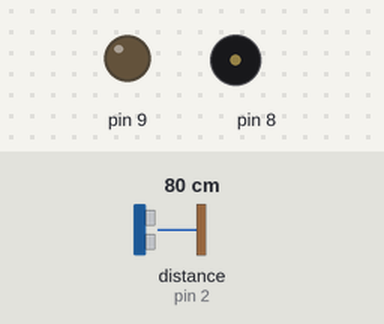
Bench run of a sketch on a simulated Arduino Uno, built with avr-gcc and run on an emulated ATmega328P. On the bench: output pins drawn as LEDs (lit = HIGH), buzzer (waves = sounding). The test bench sets the inputs (shaded band); at power-on: distance to the obstacle (sensor on pin 2) 80 cm. The echo pulse lasts 58.3 µs per cm.

Above: at 2.2 s.
2.3 s: distance to the obstacle (sensor on pin 2) set to 73 cm
At 3.0 s:
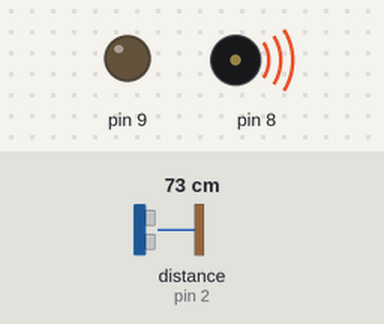
Timing chart, 0 to 9.8 s (numbered marks = the images above; inputs shaded):
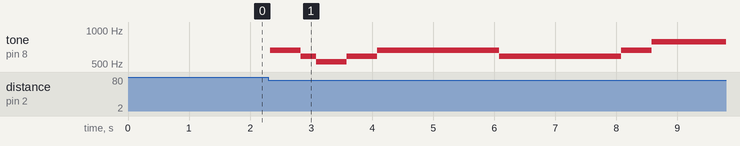

Measured:
- the behaviour switches between 78 and 77 cm on distance to the obstacle (sensor on pin 2) (found by bisection; images 0 and 1)
- after the input at 2.3 s, tone on pin 8: plays 659 Hz for 0.50 s, 587 Hz for 0.25 s, 523 Hz for 0.50 s, 587 Hz for 0.50 s, 659 Hz for 2.0 s, 587 Hz for 2.0 s … (8 notes in this stretch), starting at once

The sketch:

JamesDetector.ino
```cpp
#include "SR04.h" // Need for Ultrasonic Sensor
#include <pitches.h> //Need for Song

//Initialize Ultrasonic Sensor
SR04 ultra = SR04(5, 2); // Echo 5 Trig 2 Ports
long dec; //Value that stores distance in cm

void setup() {
  //Initialize Buzzer Port 8 is Passive and 9 is Active
  pinMode(9, OUTPUT);
  pinMode(8, OUTPUT);
  digitalWrite(9, LOW);
  // Begin Serial (Mainly Needed for Debugging)
  Serial.begin(9600);
  //Delay to avoid instant beeping
  delay(1000);
  dec = ultra.Distance(); //Initialize the distance to the wall
}

long check;

void loop() {
  //Check the distance at every loop instance
  check = ultra.Distance();
  if (dec - check >= 3) { // If there is a difference in the wall and current Sensor reading (error +3)
    while (1) { //Repeat the Beeping till reset
      //Choose between active and passive beeping
        // activeBeeping();
        passiveBeeping();
    }
  } else if (check - dec >= 5) { //In case Sensor gets moved further back
    //Reinitialize
    dec = ultra.Distance();
  }
}

void activeBeeping() {
  // Active Buzzer (9, GND)
  //Normal Beeping Sound
    digitalWrite(9, HIGH);
    delay(500);
    digitalWrite(9, LOW);
    delay(500);
}


int duration = 500; //base interval

void passiveBeeping() {
  // Omnious Tune on Passive Buzzer (9, GND)
  //Mary had a Little Lamb
  tone(8, NOTE_E5, duration);
  delay(500);
  tone(8, NOTE_D5, duration);
  delay(250);
  tone(8, NOTE_C5, duration * 1.5);
  delay(500);
  tone(8, NOTE_D5, duration);
  delay(500);

  tone(8, NOTE_E5, duration);
  delay(500);
  tone(8, NOTE_E5, duration);
  delay(500);
  tone(8, NOTE_E5, duration * 2);
  delay(1000);

  tone(8, NOTE_D5, duration);
  delay(500);
  tone(8, NOTE_D5, duration);
  delay(500);
  tone(8, NOTE_D5, duration * 2);
  delay(1000);

  tone(8, NOTE_E5, duration);
  delay(500);
  tone(8, NOTE_G5, duration);
  delay(500);
  tone(8, NOTE_G5, duration * 2);
  delay(1000);

  tone(8, NOTE_E5, duration);
  delay(500);
  tone(8, NOTE_D5, duration);
  delay(250);
  tone(8, NOTE_C5, duration * 1.5);
  delay(500);
  tone(8, NOTE_D5, duration);
  delay(500);

  tone(8, NOTE_E5, duration);
  delay(500);
  tone(8, NOTE_E5, duration);
  delay(500);
  tone(8, NOTE_E5, duration * 2);
  delay(1000);

  tone(8, NOTE_D5, duration);
  delay(500);
  tone(8, NOTE_D5, duration);
  delay(500);
  tone(8, NOTE_E5, duration);
  delay(500);
  tone(8, NOTE_D5, duration);
  delay(500);
  tone(8, NOTE_C5, duration * 2);
  delay(1000);

  delay(2000);


}
```
